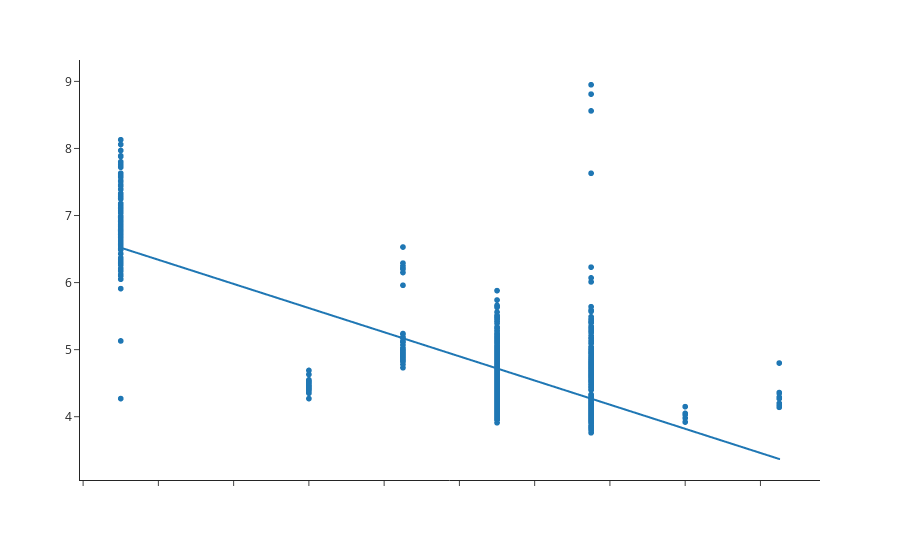

The notebook cell saved with this chart:
### Code cell
#Összefüggés a kutya futása és a gát magasság között, akkor amikor az elméleti gátmagasságon fut
import plotly.express as px

fig = px.scatter(match, x=match['Hurdles'], y=match['time'], 
                 template = 'simple_white', 
                 trendline='ols',
                )

#az x és y tengely feliratok eltávolítása
fig.update_layout(xaxis_title=None, yaxis_title=None)
fig.update_xaxes(showticklabels=False)
#fig.data = fig.data[1:] #csak a trendline marad
fig.show()

### Figure 1 — Plotly figure (JSON) as saved in the notebook; plotly's stock layout.template omitted (floating-point values rounded to 4 significant figures; data arrays with more than 128 entries replaced by an {"elided": "..."} marker saying what was removed)
{"data": [{"hovertemplate": "Hurdles=%{x}<br>time=%{y}<extra></extra>", "legendgroup": "", "marker": {"color": "#1F77B4", "symbol": "circle"}, "mode": "markers", "name": "", "showlegend": false, "type": "scattergl", "x": {"elided": "1213 float values"}, "xaxis": "x", "y": {"elided": "1213 float values"}, "yaxis": "y"}, {"hovertemplate": "<b>OLS trendline</b><br>time = -0.180054 * Hurdles + 9.2212<br>R<sup>2</sup>=0.589611<br><br>Hurdles=%{x}<br>time=%{y} <b>(trend)</b><extra></extra>", "legendgroup": "", "marker": {"color": "#1F77B4", "symbol": "circle"}, "mode": "lines", "name": "", "showlegend": false, "type": "scattergl", "x": {"elided": "1213 float values"}, "xaxis": "x", "y": {"elided": "1213 float values"}, "yaxis": "y"}], "layout": {"autosize": true, "legend": {"tracegroupgap": 0}, "margin": {"t": 60}, "xaxis": {"anchor": "y", "autorange": true, "domain": [0, 1], "range": [13.83, 33.67], "showticklabels": false, "title": {}, "type": "linear"}, "yaxis": {"anchor": "x", "autorange": true, "domain": [0, 1], "range": [3.053, 9.374], "title": {}, "type": "linear"}}}
